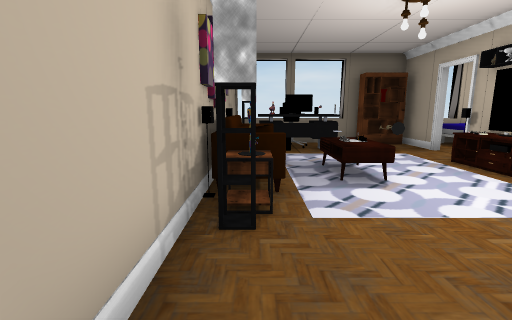
View 1 (above)

22 first-person views from a walk through a Unity game level. The camera is 1.4 m above the floor, tilts 10° down and sees 85° across. Doors are open. The floor is counted in squares, 1 m on a side. Each view is taken from the middle of a square. On the plan, view 1 faces up. The plan holds only what a view shows up to about 14 squares ahead; the rest is blank. The place goes on beyond the plan. The player character is not drawn. Some surface patterns are stand-ins.

View 2
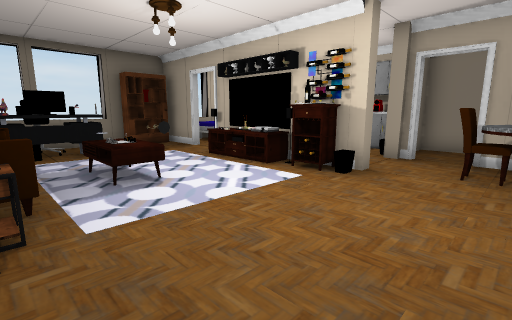

View 3
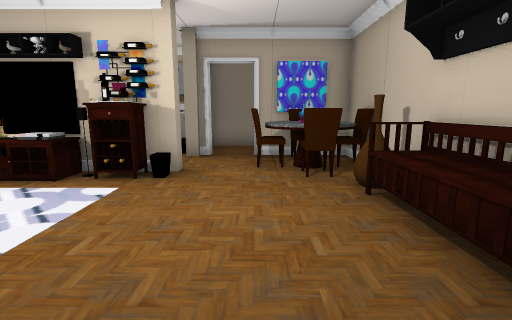

View 4
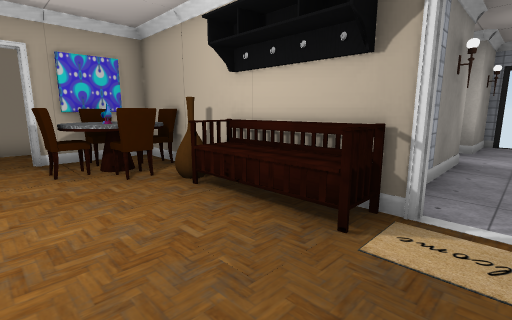

View 5
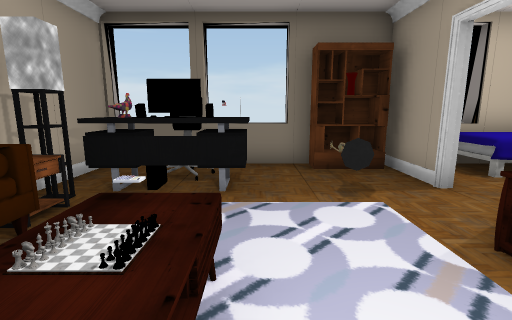

View 6
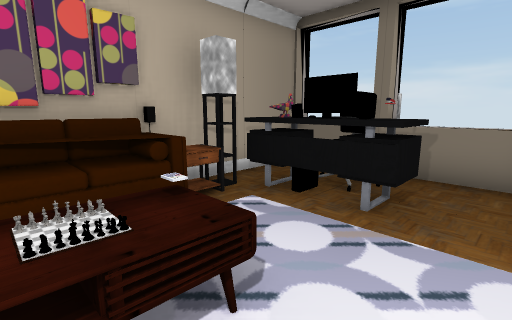

View 7
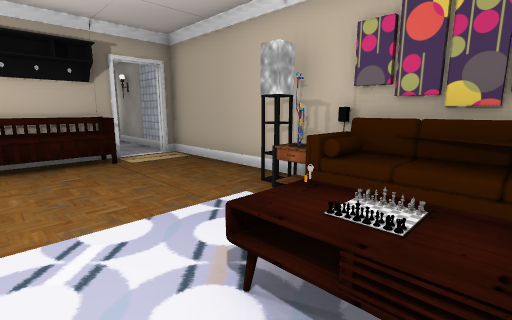

View 8
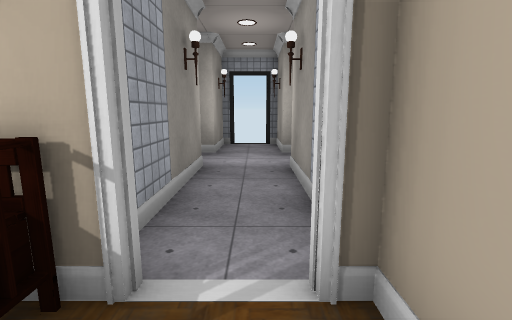

View 9
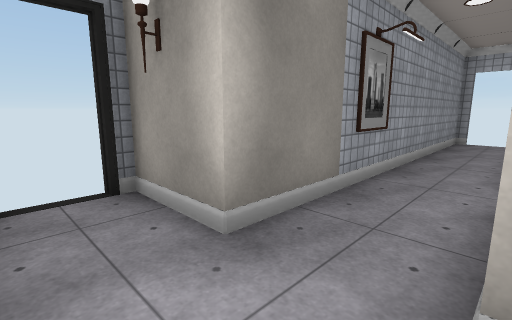

View 10
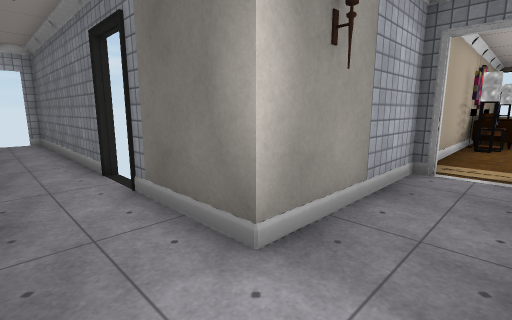

View 11
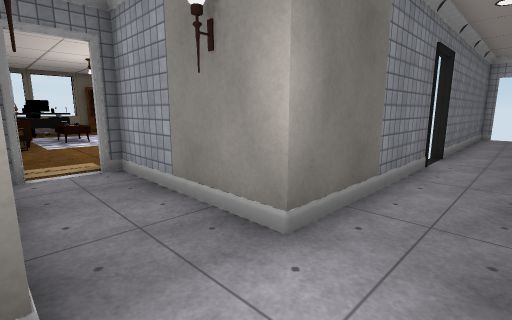

View 12
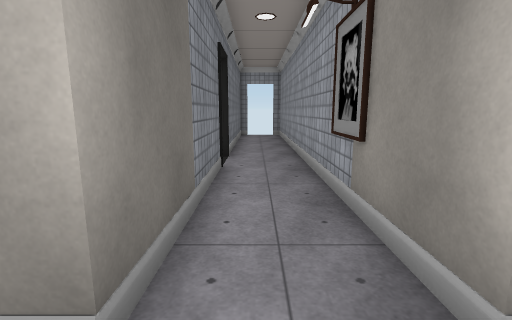

View 13
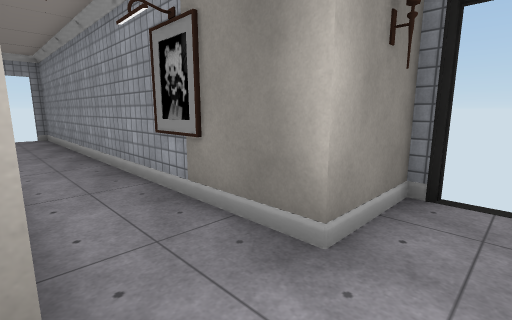

View 14
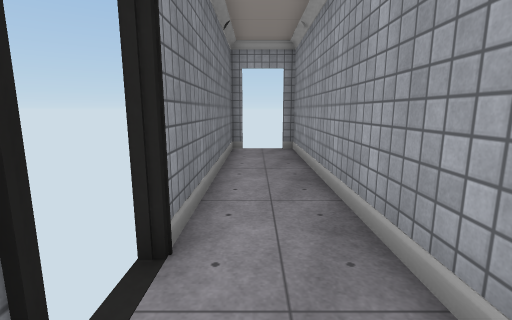

View 15
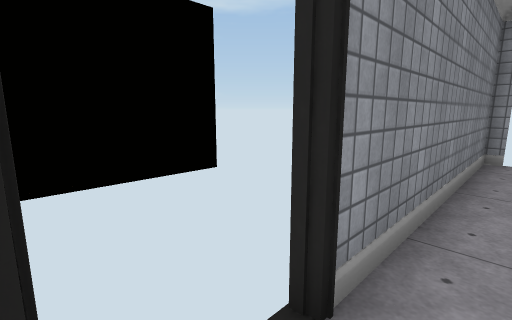

View 16
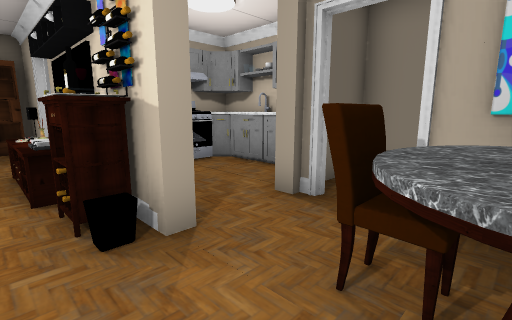

View 17
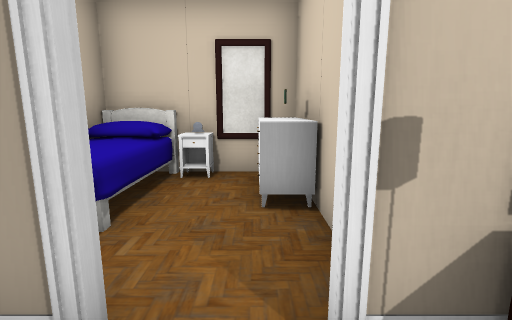

View 18
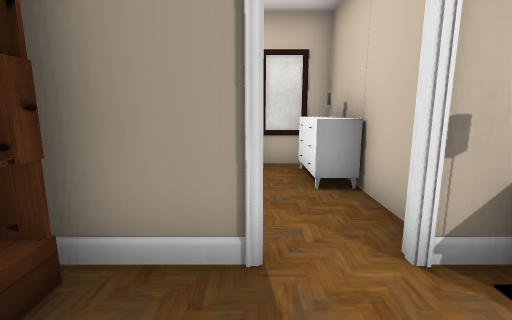

View 19
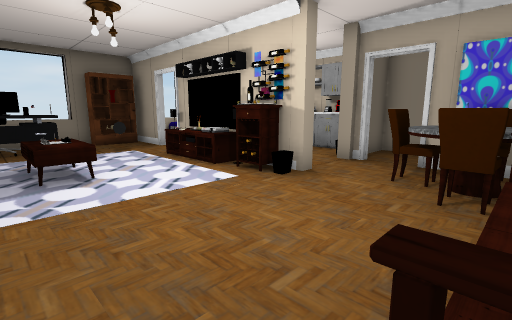

View 20
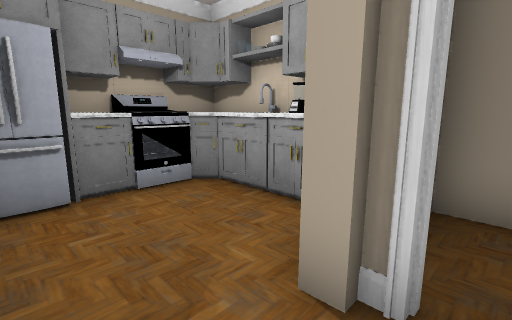

View 21
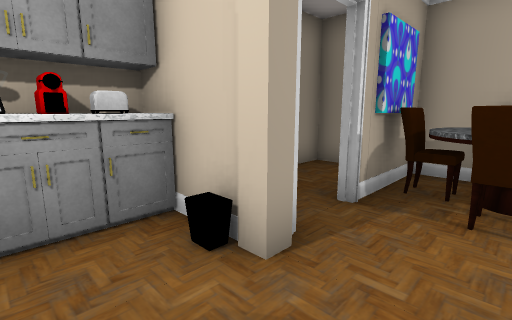

View 22
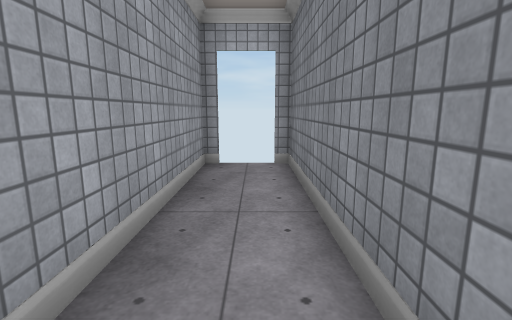

### Floor plan
Ten units are one square. View 1 is at (0, 0); x grows to the right and y downward. Boxes are objects, and circles mark ways between rooms. Rooms are numbered by the first view taken in them; rooms with no view inside come last. Other rooms are left out.
<svg viewBox="-139 -135 308 260">
<path fill="none" stroke="#000" d="M64 -29 64 -34 55 -34M64 -74 64 -86M-5 -36 0 -36 0 -31 -5 -31M64 -99 64 -116M6 -96 0 -96M94 -31 115 -31M90 -79 81 -79M28 -108 28 -96 24 -96M105 -54 105 -65 100 -70M105 -31 105 -36M38 -124 38 -130M45 -124 -10 -124M10 19 89 19 89 -10M114 -30 114 -70M17 -130 17 -124M-10 19 -4 19M-9 -130 -9 19M9 119 14 119 14 94 54 94M-34 94 -9 94 -9 119M56 71 14 71 14 21 10 21M-4 21 -10 21M-9 19 -9 71 -41 71M71 71 56 71M164 71 85 71M54 94 164 94 164 90M-54 71 -134 71M-134 89 -134 94 -34 94M89 -124 89 -130M74 -81 115 -81M114 -70 114 -124M114 -8 114 -30M115 -29 99 -29M106 19 114 19 114 9"/>
<rect x="-5" y="-45" width="10" height="10" fill="#bbb"><title>other object</title></rect>
<rect x="-5" y="-75" width="10" height="30" fill="#bbb"><title>other object</title></rect>
<rect x="-5" y="-95" width="10" height="20" fill="#bbb"><title>other object</title></rect>
<rect x="5" y="-45" width="10" height="10" fill="#bbb"><title>other object</title></rect>
<rect x="5" y="-115" width="10" height="10" fill="#bbb"><title>other object</title></rect>
<rect x="15" y="5" width="30" height="10" fill="#bbb"><title>other object</title></rect>
<rect x="15" y="-75" width="20" height="30" fill="#bbb"><title>other object</title></rect>
<rect x="15" y="-105" width="10" height="10" fill="#bbb"><title>other object</title></rect>
<rect x="15" y="-115" width="10" height="10" fill="#bbb"><title>other object</title></rect>
<rect x="35" y="-95" width="10" height="20" fill="#bbb"><title>other object</title></rect>
<rect x="45" y="5" width="10" height="10" fill="#bbb"><title>other object</title></rect>
<rect x="45" y="-125" width="20" height="10" fill="#bbb"><title>other object</title></rect>
<rect x="55" y="-5" width="10" height="20" fill="#bbb"><title>other object</title></rect>
<rect x="55" y="-55" width="10" height="10" fill="#bbb"><title>other object</title></rect>
<rect x="55" y="-75" width="10" height="20" fill="#bbb"><title>other object</title></rect>
<rect x="65" y="15" width="10" height="10" fill="#bbb"><title>other object</title></rect>
<rect x="65" y="-5" width="10" height="20" fill="#bbb"><title>other object</title></rect>
<rect x="65" y="-15" width="10" height="10" fill="#bbb"><title>other object</title></rect>
<rect x="65" y="-35" width="10" height="10" fill="#bbb"><title>other object</title></rect>
<rect x="65" y="-75" width="10" height="10" fill="#bbb"><title>other object</title></rect>
<rect x="75" y="-5" width="10" height="20" fill="#bbb"><title>other object</title></rect>
<rect x="75" y="-75" width="10" height="10" fill="#bbb"><title>other object</title></rect>
<rect x="85" y="-5" width="10" height="10" fill="#bbb"><title>other object</title></rect>
<rect x="85" y="-35" width="10" height="10" fill="#bbb"><title>other object</title></rect>
<rect x="85" y="-75" width="10" height="10" fill="#bbb"><title>other object</title></rect>
<rect x="105" y="-45" width="10" height="10" fill="#bbb"><title>other object</title></rect>
<rect x="105" y="-55" width="10" height="10" fill="#bbb"><title>other object</title></rect>
<rect x="75" y="-125" width="40" height="20" fill="#bbb"><title>other object</title></rect>
<rect x="85" y="-95" width="30" height="10" fill="#bbb"><title>other object</title></rect>
<rect x="105" y="-105" width="10" height="10" fill="#bbb"><title>other object</title></rect>
<circle cx="5" cy="20" r="3" fill="#2a7"/>
<circle cx="67" cy="-93" r="3" fill="#2a7"/>
<circle cx="90" cy="-15" r="3" fill="#2a7"/>
<circle cx="50" cy="80" r="3" fill="#2a7"/>
<circle cx="-40" cy="80" r="3" fill="#2a7"/>
<text x="40" y="-50">1</text>
<text x="10" y="80">2</text>
<text x="110" y="80">3</text>
<text x="-90" y="80">4</text>
<text x="90" y="-110">5</text>
<text x="100" y="-10">6</text>
</svg>
Room 1 opens to room 2. Room 1 opens to room 5. Room 1 opens to room 6. Room 2 opens to room 3. Room 2 opens to room 4.

Where each view was taken, in squares from view 1:
view 1: 0 up, 0 right, facing up
view 2: 0 up, 0 right, facing up-right
view 3: 1 up, 0 right, facing right
view 4: 2 up, 0 right, facing down-right
view 5: 5 up, 3 right, facing up
view 6: 6 up, 4 right, facing up-left
view 7: 7 up, 4 right, facing down-left
view 8: 0 up, 0 right, facing down
view 9: 7 down, 1 right, facing down-left
view 10: 9 down, 1 right, facing up-left
view 11: 9 down, 1 left, facing up-right
view 12: 8 down, 0 right, facing right
view 13: 7 down, 0 right, facing down-right
view 14: 8 down, 6 right, facing right
view 15: 8 down, 7 right, facing up-right
view 16: 0 up, 5 right, facing up-right
view 17: 9 up, 5 right, facing right
view 18: 10 up, 4 right, facing right
view 19: 1 down, 1 right, facing up-right
view 20: 2 up, 7 right, facing up-right
view 21: 5 up, 7 right, facing down-right
view 22: 8 down, 6 left, facing left
